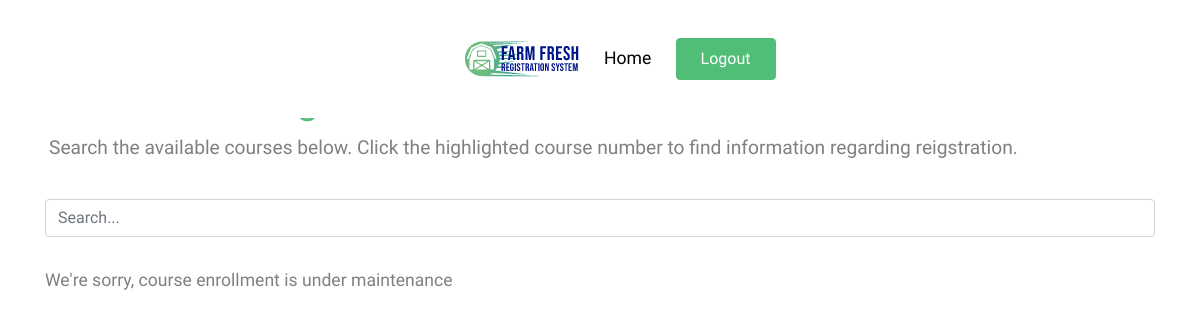
Page /courses.php (signed in) on the earlier database version.
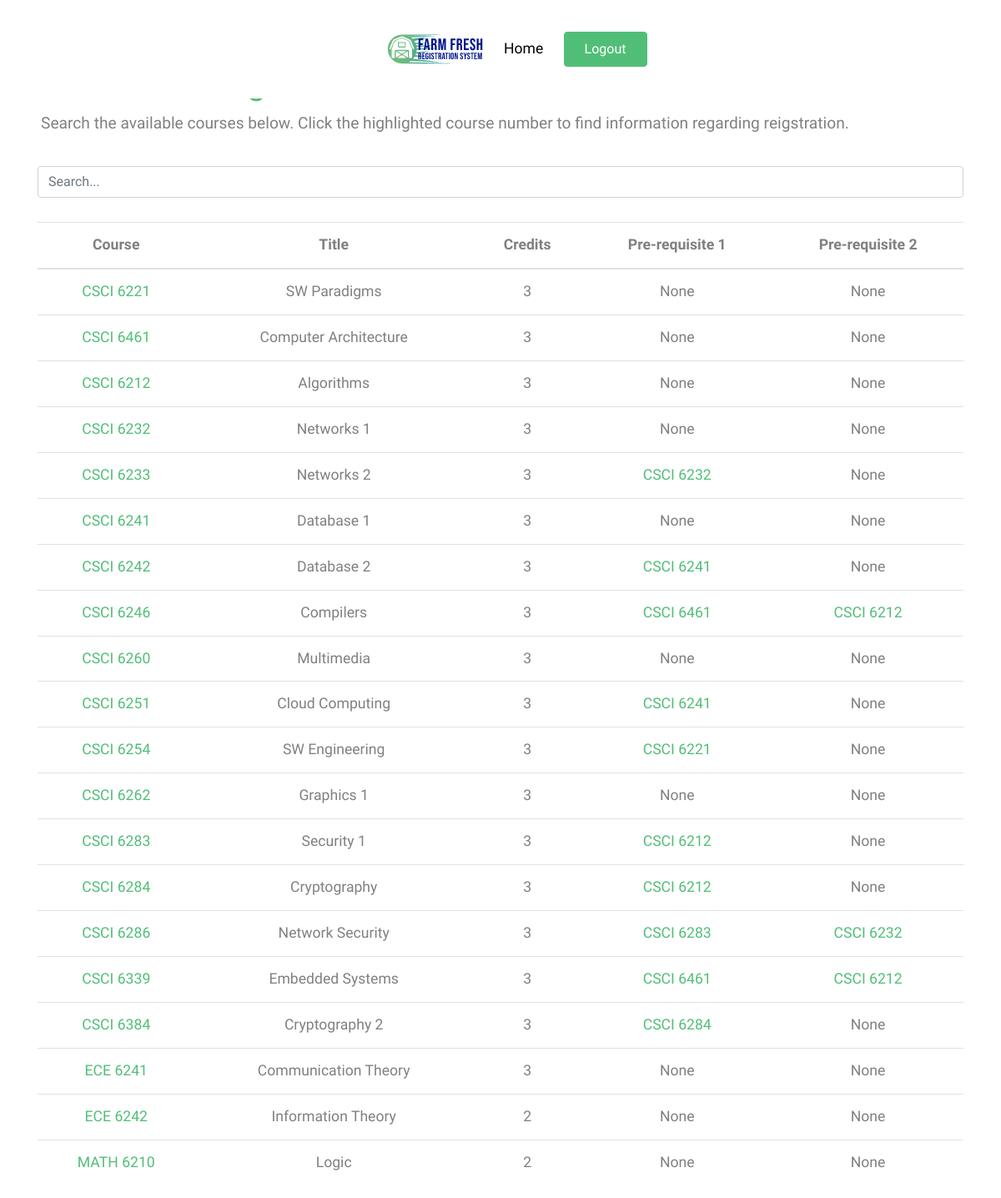
Same page on the later database version.
### tables this page shows
create table schedule(
crn int AUTO_INCREMENT,
course_id int NOT NULL,
section_no int NOT NULL,
semester varchar(20) NOT NULL,
year YEAR NOT NULL,
day char(1) NOT NULL,
start_time TIME NOT NULL,
end_time TIME NOT NULL,
primary key (crn),
foreign key (course_id) references catalog(c_id)
);

CREATE TABLE catalog(
c_id int AUTO_INCREMENT,
department varchar(20) NOT NULL,
c_no int NOT NULL,
title varchar(30) NOT NULL,
credits int NOT NULL,
primary key (c_id)
);

create table prereqs(
course_Id int NOT NULL,
prereq1 varchar(20) NOT NULL,
prereq2 varchar(20) DEFAULT NULL,
primary key (course_Id, prereq1),
foreign key (course_Id) references catalog(c_id)
);

### courses.php (the view, shortened to what this page needs)
<!DOCTYPE html>
<html lang="en">
<head>
    <?php
    require_once ('header.php');
	?>
</head>
<?php
$dbc = mysqli_connect(DB_HOST, DB_USER, DB_PASSWORD, DB_NAME);
$dbc->query('SET foreign_key_checks = 0');
?>
<body>
<br><br>
    <div class="container pt-3">
        <h1 class="text-primary">Course Catalog</h1>
        <h4 class="pl-1 font-weight-lighter"><small>Search the available courses below. Click the highlighted course number to find information regarding reigstration.</small></h4>
        <br><input class="form-control" id="search_filter" type="text" placeholder="Search..."><br>
        <?php
        $current_year = date("Y");
        $course_query = "SELECT * from catalog c, schedule s WHERE s.year=$current_year AND c.c_id=s.course_id AND s.semester='Spring'";
        $result = mysqli_query($dbc, $course_query);
        if (mysqli_num_rows($result) > 0) {
            ?>
            <table class="table ">
                <thead>
                <tr class="text-center">
                    <th scope="col">Course</th>
                    <th scope="col">Title</th>
                    <th scope="col">Credits</th>
                    <th scope="col">Pre-requisite 1</th>
                    <th scope="col">Pre-requisite 2</th>
                </tr>
                </thead>
            <tbody id="course_table">
            <?php
            while ($row = mysqli_fetch_assoc($result)) {
            ?>
                <tr class="text-center">
                <td>
                <?php
                $cid = $row["c_id"];
                $crn = $row["c_no"];
                $dept = $row["department"];
                $title = $row["title"];
                $credits = $row["credits"];
                $prereq_query = "SELECT prereq1, prereq2 FROM prereqs WHERE course_Id=$cid";
                $query_result = mysqli_query($dbc, $prereq_query);
                $data = mysqli_fetch_assoc($query_result);
                $pre1 = explode(' ', trim($data['prereq1']));
                $pre2 = explode(' ', trim($data['prereq2']));
                ?>
                <a href="course.php?cno=<?php echo $crn ?>&dept=<?php echo $dept ?>"> <?php echo $dept ?> <?php echo $crn ?> </a>
                </td>
                <td> <?php echo $title?> </td>
                <td> <?php echo $credits?> </td>
                <?php if (empty($data['prereq1']) && !empty($data['prereq2'])) { ?>
                    <td>None</td>
                    <td>
                    <a href="course.php?cno=<?php echo $pre2[1] ?>"> <?php echo $pre2[0] ?> <?php echo $pre2[1] ?> </a>
                    </td>
                <?php } else if (!empty($data['prereq1']) &&  empty($data['prereq2'])) { ?>
                    <td>
                    <a href="course.php?cno=<?php echo $pre1[1] ?>&dept=<?php echo $pre1[0] ?>"> <?php echo $pre1[0] ?> <?php echo $pre1[1] ?> </a>
                    </td>
                    <td>None</td>
                 <?php } else if (!empty($data['prereq1']) && !empty($data['prereq2'])) { ?>
                    <td>
                    <a href="course.php?cno=<?php echo $pre1[1] ?>&dept=<?php echo $pre1[0] ?>"> <?php echo $pre1[0] ?> <?php echo $pre1[1] ?> </a>
                    </td>
                    <td>
                    <a href="course.php?cno=<?php echo $pre2[1] ?>&dept=<?php echo $pre2[0] ?>"> <?php echo $pre2[0] ?> <?php echo $pre2[1] ?> </a>
                    </td>
                <?php  } else { ?>
                    <td>None</td>
                    <td>None</td>
                 <?php } ?>
                </tr>
        <?php
            }
            echo "</tbody>
            </table>";
        } else {
            echo "We're sorry, course enrollment is under maintenance";
        }
        ?>
    </div>
</body>
</html>

Differences in the rows shown:
added schedule: course.department "CSCI", course.c_no "6221", course.title "SW Paradigms", course.credits "3", shows "None"
added schedule: course.department "CSCI", course.c_no "6461", course.title "Computer Architecture", course.credits "3", shows "None"
added schedule: course.department "CSCI", course.c_no "6212", course.title "Algorithms", course.credits "3", shows "None"
added schedule: course.department "CSCI", course.c_no "6232", course.title "Networks 1", course.credits "3", shows "None"
added schedule: course.department "CSCI", course.c_no "6233", course.title "Networks 2", course.credits "3", prereqs.prereq1 "CSCI", prereqs.prereq1 "6232"
added schedule: course.department "CSCI", course.c_no "6241", course.title "Database 1", course.credits "3", shows "None"
added schedule: course.department "CSCI", course.c_no "6242", course.title "Database 2", course.credits "3", prereqs.prereq1 "CSCI", prereqs.prereq1 "6241"
added schedule: course.department "CSCI", course.c_no "6246", course.title "Compilers", course.credits "3", prereqs.prereq1 "CSCI", prereqs.prereq1 "6461", prereqs.prereq2 "CSCI", prereqs.prereq2 "6212"
added schedule: course.department "CSCI", course.c_no "6260", course.title "Multimedia", course.credits "3", shows "None"
added schedule: course.department "CSCI", course.c_no "6251", course.title "Cloud Computing", course.credits "3", prereqs.prereq1 "CSCI", prereqs.prereq1 "6241"
added schedule: course.department "CSCI", course.c_no "6254", course.title "SW Engineering", course.credits "3", prereqs.prereq1 "CSCI", prereqs.prereq1 "6221"
added schedule: course.department "CSCI", course.c_no "6262", course.title "Graphics 1", course.credits "3", shows "None"
added schedule: course.department "CSCI", course.c_no "6283", course.title "Security 1", course.credits "3", prereqs.prereq1 "CSCI", prereqs.prereq1 "6212"
added schedule: course.department "CSCI", course.c_no "6284", course.title "Cryptography", course.credits "3", prereqs.prereq1 "CSCI", prereqs.prereq1 "6212"
added schedule: course.department "CSCI", course.c_no "6286", course.title "Network Security", course.credits "3", prereqs.prereq1 "CSCI", prereqs.prereq1 "6283", prereqs.prereq2 "CSCI", prereqs.prereq2 "6232"
added schedule: course.department "CSCI", course.c_no "6339", course.title "Embedded Systems", course.credits "3", prereqs.prereq1 "CSCI", prereqs.prereq1 "6461", prereqs.prereq2 "CSCI", prereqs.prereq2 "6212"
added schedule: course.department "CSCI", course.c_no "6384", course.title "Cryptography 2", course.credits "3", prereqs.prereq1 "CSCI", prereqs.prereq1 "6284"
added schedule: course.department "ECE", course.c_no "6241", course.title "Communication Theory", course.credits "3", shows "None"
added schedule: course.department "ECE", course.c_no "6242", course.title "Information Theory", course.credits "2", shows "None"
added schedule: course.department "MATH", course.c_no "6210", course.title "Logic", course.credits "2", shows "None"
Other differences:
text no longer shown: "We're sorry, course enrollment is under maintenance"
text now shown: "Course Title Credits Pre-requisite 1 Pre-requisite 2"
